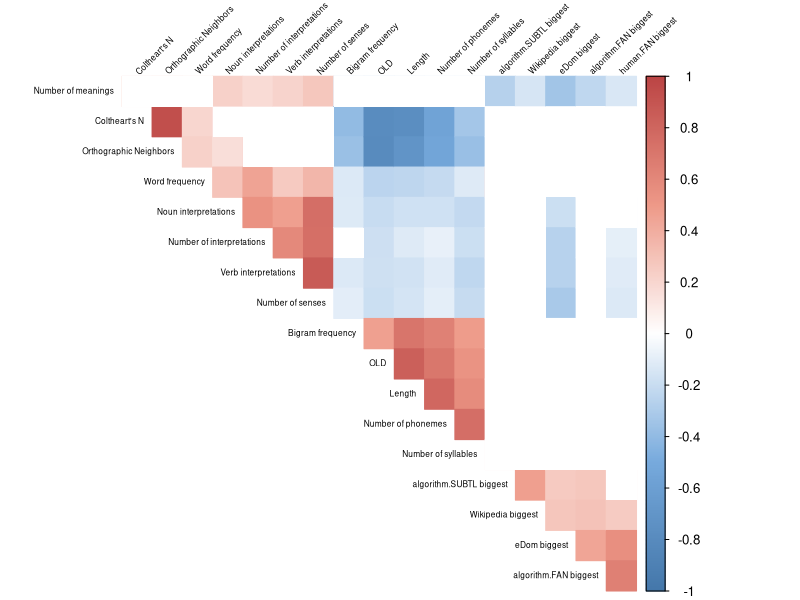
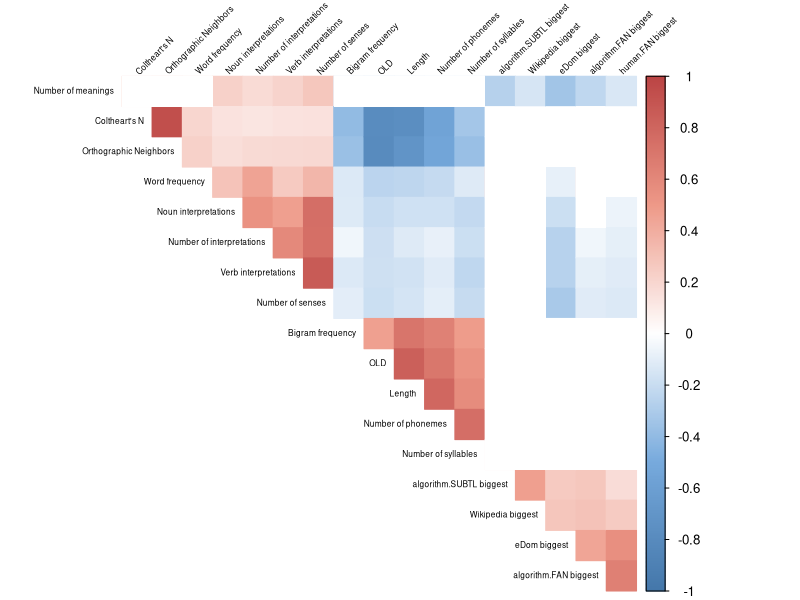
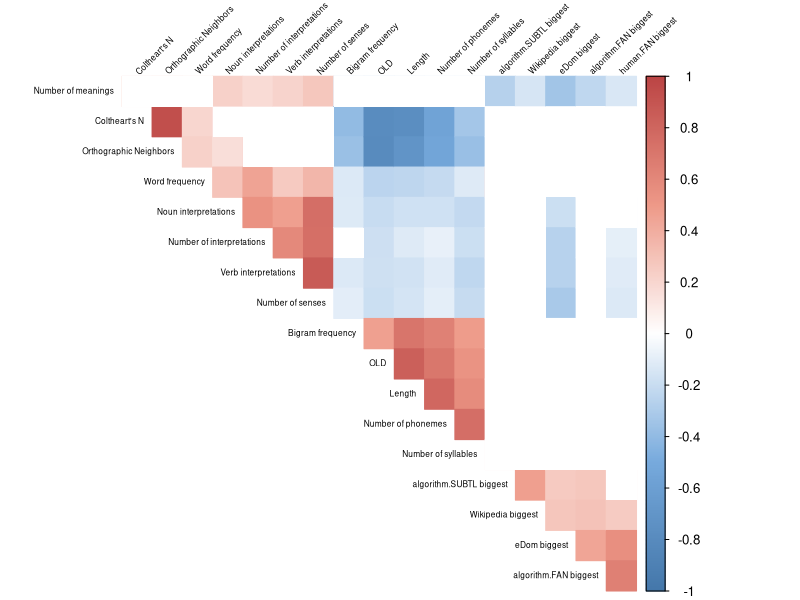

R code for these plots, in order:
#Load packages needed
library(ggplot2)
library(corrplot)


#set working directory
setwd("/Users/caitlin/Box Sync/1-Box Folders/Toronto Project/Git/HomonymNorms/FreeAssocNorms")

#Read in data
Biggest = read.csv("./CleanedInput/biggest_values.csv")

eDomNorms <- read.csv("./CleanedInput/eDom_norms.csv")
eDomNorms$imag = as.numeric(eDomNorms$imag)
     eDomNorms$sp1p2 = NULL
     eDomNorms$sp1p3 = NULL  
     eDomNorms$sp1p4 = NULL 
     eDomNorms$sp1p5 = NULL
     eDomNorms$sp1p6 = NULL
     eDomNorms$dictsp1p2 = NULL
     eDomNorms$dictsp1p3 = NULL  
     eDomNorms$dictsp1p4 = NULL 
     eDomNorms$dictsp1p5 = NULL
     eDomNorms$dictsp1p6 = NULL
     eDomNorms$NumSenses = NULL
     eDomNorms$NumMeanings = NULL
     eDomNorms$U = NULL
     
eLex <- read.table("./CleanedInput/elexiconData.subsetsOfAmbiguous.txt", sep = "\t", header = TRUE)
     eLex$biggest = NULL
     eLex$dominance = NULL
#TwilleyUnion <- read.table("./CleanedInput/elexiconData.Union.Twilley.subsetsOfAmbiguous.txt", sep = "\t", header = TRUE)
     #TwilleyUnion$ACC = NULL
     #TwilleyUnion$RT = NULL
     #TwilleyUnion$signTest = NULL
     #TwilleyUnion$dominance = NULL
     #TwilleyUnion$biggest = NULL
     #TwilleyUnion$Twilleyp1 = NULL
     #TwilleyUnion$Twilleyp2 = NULL
     #TwilleyUnion$Twilleyp3 = NULL
     #TwilleyUnion$Obs = NULL
     #TwilleyUnion$Length = NULL
     

Descriptives <- read.table("./CleanedInput/itemData.ALL590ambiguous.txt", sep = "\t", header = TRUE)
     Descriptives$MRC_Imag.f <- as.numeric(Descriptives$MRC_Imag.f) 
     Descriptives$SingleWordOrPhrase = NULL
     Descriptives$NONE_EMPTYLINEINOTHERFILE = NULL
Twilley <-  read.table("./CleanedInput/itemMeans.dominance.Twilley.subsetsOfAmbiguous.txt", sep = "\t", header = TRUE)
     Twilley$dominance = NULL
     Twilley$biggest = NULL
     Twilley$signTest = NULL

#Merge files. NOTE: will need to go back through this and check to see what are exact replicates. Correlation = 1 then NULL.
eDomNorms <- merge(eDomNorms, eLex, by.x = "word", by.y = "Word", all.x = TRUE)
#eDomNorms <- merge(eDomNorms, TwilleyUnion, by.x = "word", by.y = "Word", all.x = TRUE)
eDomNorms <- merge(eDomNorms, Descriptives, by.x = "word", by.y = "word_LOWERCASE", all.x = TRUE)
eDomNorms <- merge(eDomNorms, Twilley, by.x = "word", by.y = "word", all.x = TRUE)


#Merge in new biggest norms
mergedall <- merge(eDomNorms, Biggest, by = 'word', all.y = TRUE)
mergedclean = mergedall
mergedclean$word = NULL
mergedclean$wordCaseSensitive = NULL
mergedclean$Word_CASE_SENSITIVE = NULL
mergedclean$SouthFloridaAssociation_target = NULL
mergedclean$Word_CASE_SENSITIVE = NULL


#Drop redundant variables
mergedcut <- mergedclean[ -c(1:12,18:21, 24, 30, 32:44, 46, 47, 50:79) ]
mergedcut <- mergedcut[ -c(4:5,14) ]


#Rename variables
#Could break these down by sublexical, lexical, and semantic factors. 
names(mergedcut)[names(mergedcut)=="NumInterpWordNet"] <- "Number of interpretations"
names(mergedcut)[names(mergedcut)=="imag"] <- "Imageability"
names(mergedcut)[names(mergedcut)=="OLD.x"] <- "OLD"
names(mergedcut)[names(mergedcut)=="eDom"] <- "eDom biggest"
names(mergedcut)[names(mergedcut)=="algorithm.FAN"] <- "algorithm.FAN biggest"
names(mergedcut)[names(mergedcut)=="human.FAN"] <- "human.FAN biggest"
names(mergedcut)[names(mergedcut)=="algorithm.SUBTL"] <- "algorithm.SUBTL biggest"
names(mergedcut)[names(mergedcut)=="wikipedia"] <- "Wikipedia biggest"
names(mergedcut)[names(mergedcut)=="nounInterp"] <- "Noun interpretations"
names(mergedcut)[names(mergedcut)=="verbInterp"] <- "Verb interpretations"
names(mergedcut)[names(mergedcut)=="coltN"] <- "Coltheart's N"
names(mergedcut)[names(mergedcut)=="nPhon"] <- "Number of phonemes"
names(mergedcut)[names(mergedcut)=="nSyll"] <- "Number of syllables"
names(mergedcut)[names(mergedcut)=="LgSUBTLWF"] <- "Word frequency"
names(mergedcut)[names(mergedcut)=="Ortho_N"] <- "Orthographic Neighbors"
names(mergedcut)[names(mergedcut)=="BG_Sum"] <- "Bigram frequency"
names(mergedcut)[names(mergedcut)=="NumMeanings"] <- "Number of meanings"
names(mergedcut)[names(mergedcut)=="NumSenses"] <- "Number of senses"




#Reorder column numbers
mergedcut <- mergedcut[c(14,15,16,17,18,1, 2,3, 4, 5, 6, 7, 8, 9, 10, 11,12, 13)]

M = cor(mergedcut)

FM = as.data.frame(M)

M[is.na(FM)] <- 0
#col <- colorRampPalette(c("#BB4444", "#EE9988", "#FFFFFF", "#77AADD", "#4477AA"))
#corrplot(M, method = "number", type = "upper")

#From: http://www.sthda.com/english/wiki/visualize-correlation-matrix-using-correlogram


# mat : is a matrix of data
# ... : further arguments to pass to the native R cor.test function
cor.mtest <- function(mat, ...) {
     mat <- as.matrix(mat)
     n <- ncol(mat)
     p.mat<- matrix(NA, n, n)
     diag(p.mat) <- 0
     for (i in 1:(n - 1)) {
          for (j in (i + 1):n) {
               tmp <- cor.test(mat[, i], mat[, j], ...)
               p.mat[i, j] <- p.mat[j, i] <- tmp$p.value
          }
     }
     colnames(p.mat) <- rownames(p.mat) <- colnames(mat)
     p.mat
}
# matrix of the p-value of the correlation
p.mat <- cor.mtest(M)
head(p.mat[, 1:5])

col <- colorRampPalette(c("#4477AA", "#77AADD", "#FFFFFF","#EE9988" , "#BB4444"))
pdf("./Output/PLT_11_06_17.pdf")
PLT1 <- corrplot(M, method="color", col=col(400),  
         type="upper", order="hclust", 
         #addCoef.col = "black", # Add coefficient of correlation
         tl.cex = .5, tl.col="black", tl.srt=45, #Text label color and rotation
         # Combine with significance
         p.mat = p.mat, sig.level = 0.05, insig = "blank", 
         # hide correlation coefficient on the principal diagonal
         diag=FALSE 
)
dev.off()

pdf("./Output/PLT2_11_06_17.pdf")
PLT2 <- corrplot(M, method="color", col=col(400),  
                type="upper", order="hclust", 
                #addCoef.col = "black", # Add coefficient of correlation
                tl.cex = .5, tl.col="black", tl.srt=45, #Text label color and rotation
                # Combine with significance
                p.mat = p.mat, sig.level = 0.15, insig = "blank", 
                # hide correlation coefficient on the principal diagonal
                diag=FALSE 
)
dev.off()

#####



#check what happens when do all cors that have data


M = cor(mergedcut,use="pairwise.complete.obs")
p.mat <- cor.mtest(M)

FM = as.data.frame(M)

M[is.na(M)] <- 0
p.mat <- cor.mtest(M)

pdf("./Output/PLT3_11_06_17.pdf")
PLT3 <- corrplot(M, method="color", col=col(400),  
                 type="upper", order="hclust", 
                 #addCoef.col = "black", # Add coefficient of correlation
                 tl.cex = .5, tl.col="black", tl.srt=45, #Text label color and rotation
                 # Combine with significance
                 p.mat = p.mat, sig.level = 0.05, insig = "blank", 
                 # hide correlation coefficient on the principal diagonal
                 diag=FALSE 
)
dev.off()







     

